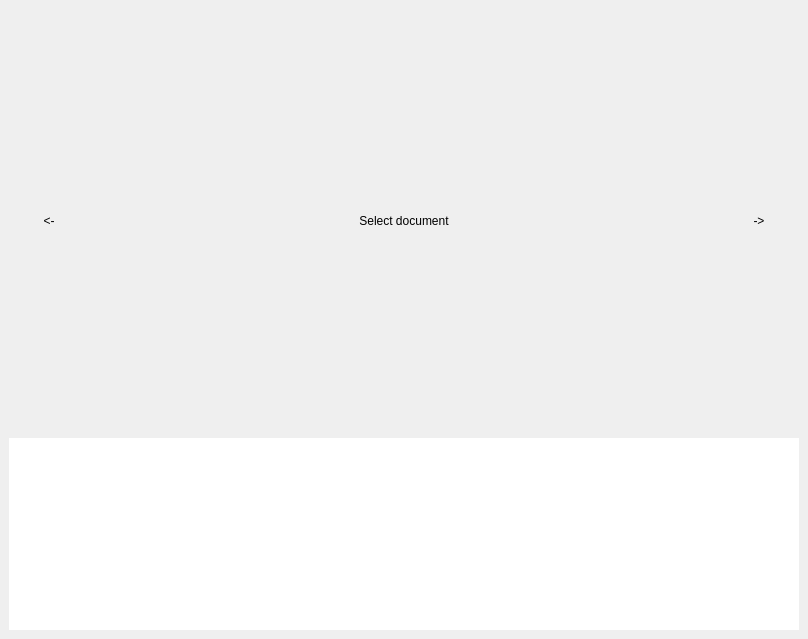
<?xml version="1.0" encoding="UTF-8"?>
<ui version="4.0">
 <class>ImageWidget</class>
 <widget class="QDockWidget" name="ImageWidget">
  <property name="geometry">
   <rect>
    <x>0</x>
    <y>0</y>
    <width>808</width>
    <height>639</height>
   </rect>
  </property>
  <property name="windowIcon">
   <iconset theme="emblem-documents">
    <normaloff>.</normaloff>.</iconset>
  </property>
  <property name="windowTitle">
   <string>Preview</string>
  </property>
  <widget class="QWidget" name="dockWidgetContents">
   <layout class="QGridLayout" name="gridLayout">
    <item row="0" column="0">
     <widget class="QPushButton" name="prev">
      <property name="sizePolicy">
       <sizepolicy hsizetype="Minimum" vsizetype="Expanding">
        <horstretch>0</horstretch>
        <verstretch>0</verstretch>
       </sizepolicy>
      </property>
      <property name="text">
       <string>&lt;-</string>
      </property>
      <property name="flat">
       <bool>true</bool>
      </property>
     </widget>
    </item>
    <item row="0" column="1">
     <widget class="QScrollArea" name="scrollArea">
      <property name="sizePolicy">
       <sizepolicy hsizetype="Expanding" vsizetype="Expanding">
        <horstretch>0</horstretch>
        <verstretch>0</verstretch>
       </sizepolicy>
      </property>
      <property name="frameShape">
       <enum>QFrame::NoFrame</enum>
      </property>
      <property name="sizeAdjustPolicy">
       <enum>QAbstractScrollArea::AdjustToContents</enum>
      </property>
      <property name="widgetResizable">
       <bool>true</bool>
      </property>
      <property name="alignment">
       <set>Qt::AlignCenter</set>
      </property>
      <widget class="QWidget" name="scrollAreaWidgetContents">
       <property name="geometry">
        <rect>
         <x>0</x>
         <y>0</y>
         <width>618</width>
         <height>404</height>
        </rect>
       </property>
       <layout class="QGridLayout" name="scroolLayout">
        <property name="leftMargin">
         <number>0</number>
        </property>
        <property name="topMargin">
         <number>0</number>
        </property>
        <property name="rightMargin">
         <number>0</number>
        </property>
        <property name="bottomMargin">
         <number>0</number>
        </property>
        <property name="spacing">
         <number>0</number>
        </property>
        <item row="0" column="0">
         <widget class="QLabel" name="label">
          <property name="sizePolicy">
           <sizepolicy hsizetype="Preferred" vsizetype="Preferred">
            <horstretch>0</horstretch>
            <verstretch>0</verstretch>
           </sizepolicy>
          </property>
          <property name="text">
           <string>Select document</string>
          </property>
          <property name="alignment">
           <set>Qt::AlignCenter</set>
          </property>
          <property name="buddy">
           <cstring>listView</cstring>
          </property>
         </widget>
        </item>
       </layout>
      </widget>
     </widget>
    </item>
    <item row="0" column="2">
     <widget class="QPushButton" name="next">
      <property name="sizePolicy">
       <sizepolicy hsizetype="Minimum" vsizetype="Expanding">
        <horstretch>0</horstretch>
        <verstretch>0</verstretch>
       </sizepolicy>
      </property>
      <property name="text">
       <string>-&gt;</string>
      </property>
      <property name="flat">
       <bool>true</bool>
      </property>
     </widget>
    </item>
    <item row="1" column="0" colspan="3">
     <widget class="QListView" name="listView">
      <property name="sizePolicy">
       <sizepolicy hsizetype="Preferred" vsizetype="Preferred">
        <horstretch>0</horstretch>
        <verstretch>0</verstretch>
       </sizepolicy>
      </property>
      <property name="frameShape">
       <enum>QFrame::NoFrame</enum>
      </property>
      <property name="sizeAdjustPolicy">
       <enum>QAbstractScrollArea::AdjustIgnored</enum>
      </property>
      <property name="editTriggers">
       <set>QAbstractItemView::NoEditTriggers</set>
      </property>
      <property name="dragDropMode">
       <enum>QAbstractItemView::DragDrop</enum>
      </property>
      <property name="defaultDropAction">
       <enum>Qt::IgnoreAction</enum>
      </property>
      <property name="selectionMode">
       <enum>QAbstractItemView::SingleSelection</enum>
      </property>
      <property name="selectionBehavior">
       <enum>QAbstractItemView::SelectRows</enum>
      </property>
      <property name="iconSize">
       <size>
        <width>196</width>
        <height>256</height>
       </size>
      </property>
      <property name="movement">
       <enum>QListView::Free</enum>
      </property>
      <property name="flow">
       <enum>QListView::LeftToRight</enum>
      </property>
      <property name="isWrapping" stdset="0">
       <bool>false</bool>
      </property>
      <property name="resizeMode">
       <enum>QListView::Fixed</enum>
      </property>
      <property name="layoutMode">
       <enum>QListView::SinglePass</enum>
      </property>
      <property name="viewMode">
       <enum>QListView::IconMode</enum>
      </property>
      <property name="uniformItemSizes">
       <bool>true</bool>
      </property>
      <property name="itemAlignment">
       <set>Qt::AlignCenter</set>
      </property>
     </widget>
    </item>
   </layout>
  </widget>
 </widget>
 <resources/>
 <connections/>
</ui>
